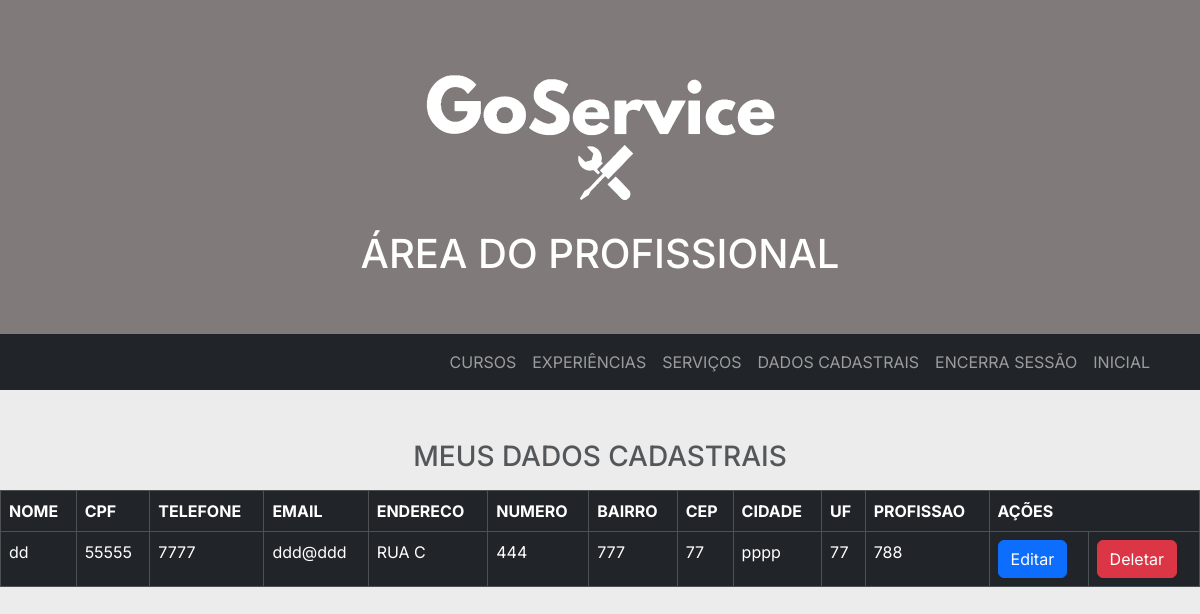
/visual_profissional (signed in), run on the app's committed database.
### tables this page shows
CREATE TABLE "profissionais"(
        "ID_profiss" INTEGER PRIMARY KEY AUTOINCREMENT,
        "nome"      TEXT,
        "CPF"       TEXT,
        "telefone"  TEXT,
        "email"     TEXT,
        "endereco"  TEXT,
        "num"       TEXT,
        "bairro"    TEXT,
        "CEP"       TEXT,
        cidade      TEXT,
        "uf"        TEXT,
        "profissao" TEXT
        );

### profissional.py (the view)
@bp_profissional.route('/visual_profissional')
def visual_profissional():
    con=sql.connect('goservice.db')
    cur=con.cursor()
    con.row_factory=sql.Row
    id_profiss=get_id_usuario()
    consulta = '''  SELECT pr.ID_profiss, pr.nome, pr.CPF, pr.telefone, pr.email, pr.endereco, pr.num, pr.bairro, pr.CEP, pr.cidade, pr.uf, pr.profissao
                    FROM profissionais AS pr
                    WHERE pr.ID_profiss=?'''
    cur.execute(consulta, (id_profiss,))
    profissional = cur.fetchone()
    con.close()
    return render_template('/profissional/visual_profissional.html', datas=profissional)

### login.py (called while the page is built)
@login_manager.user_loader
def load_user(user_id):
    con = sql.connect('goservice.db')
    cur = con.cursor()
    cur.execute("SELECT * FROM loginProf WHERE username=?", (user_id,))
    user_prof = cur.fetchone()
    if user_prof:
        return User_profiss(user_prof[1])
    cur.execute("SELECT * FROM loginCli WHERE username=?", (user_id,))
    user_cli = cur.fetchone()
    if user_cli:
        return UserCliente(user_cli[1])
    return None

def get_id_usuario():
    con = sql.connect('goservice.db')
    cur = con.cursor()
    cur.execute("SELECT * FROM loginProf WHERE username=?", (current_user.id,))
    id_profiss = cur.fetchone()
    print(id_profiss)
    return id_profiss[0]

### templates/profissional/visual_profissional.html
{% extends '/bases/base_index_profiss.html' %}
{% block customCSS %}
    <link rel="stylesheet" href="{{ url_for('static', filename='css/estilo_cadastro')}}" >
{% endblock %}
{% block body %}
<h3 class="text-center text-muted mb-3">MEUS DADOS CADASTRAIS</h3>
{% block content %}
  <table class="table table-bordered table-dark bg-dark tabela" >
    <thead>
      <tr>
        <th scope="col">NOME</th>
        <th scope="col">CPF</th>
        <th scope="col">TELEFONE</th>
        <th scope="col">EMAIL</th>
        <th scope="col">ENDERECO</th>
        <th scope="col">NUMERO</th>
        <th scope="col">BAIRRO</th>
        <th scope="col">CEP</th>
        <th scope="col">CIDADE</th>
        <th scope="col">UF</th>
        <th scope="col">PROFISSAO</th>
        <th colspan="2">AÇÕES</th>
      </tr>
    </thead>
    <tbody>
      <tr>
        <td>{{ datas[1] }}</td>
        <td>{{ datas[2] }}</td>
        <td>{{ datas[3] }}</td>
        <td>{{ datas[4] }}</td>
        <td>{{ datas[5] }}</td>
        <td>{{ datas[6] }}</td>
        <td>{{ datas[7] }}</td>
        <td>{{ datas[8] }}</td>
        <td>{{ datas[9] }}</td>
        <td>{{ datas[10] }}</td>
        <td>{{ datas[11] }}</td>
        <td><a href="{{url_for('profissional.edit_profissionais', idProf=datas[0])}}" class="btn btn-primary">Editar</a></td>
        <td><a href="{{url_for('profissional.delete_profissionais', idProf=datas[0])}}" class="btn btn-danger" onclick="return confirm('Tem certeza que deseja apagar?')">Deletar</a></td>
      </tr>
    </tbody>
  </table>
{% endblock %}
{% endblock %}

### static/css/estilo_lista.css (style rules this page uses)
:root { --cor-preta: #000; --cor-branca: #FFF; --cor-cinza: #ECECEC; --cor-cinza-escuro: #CBC8C8; --fonte-inter: 'Inter', sans-serif; }
* { margin: 0; padding: 0; box-sizing: border-box; }
body { font-family: 'Inter', sans-serif; background-color: var(--cor-cinza); color: var(--cor-preta); }

### data on the page
profissionais: nome "dd", CPF "55555", telefone "7777", email "ddd@ddd", endereco "RUA C", num "444", bairro "777", CEP "77", cidade "pppp", uf "77", profissao "788"
